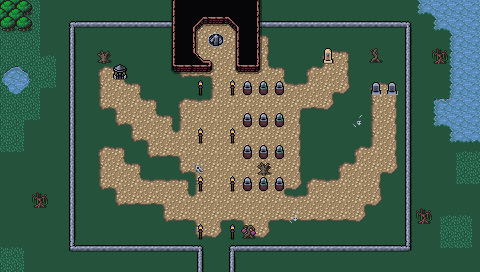

This game map was drawn from its Tiled (.tmx) file and the tilesets committed beside it. A one-line description and the trimmed map source follow:
An orthogonal 30x17 tile map with 16x16 px tiles, 4 tile layers (Background, Ground, Foreground, AboveSprites), 2 tilesets and 5 objects.

<map version="1.10" tiledversion="1.10.1" orientation="orthogonal" renderorder="right-down" width="30" height="17" tilewidth="16" tileheight="16" infinite="0" nextlayerid="6" nextobjectid="55">
 <editorsettings>
  <export target="wastetown..tmx" format="tmx" />
 </editorsettings>
 <tileset firstgid="1" source="../tileset/main.tsx" />
 <tileset firstgid="10113" source="../tileset/buildings.tsx" />
 <layer id="1" name="Background" width="30" height="17">
  <data>[510 cells, 510 non-empty, 24 distinct tile ids]</data>
 </layer>
 <layer id="2" name="Ground" width="30" height="17">
  <data>[510 cells, 236 non-empty, 21 distinct tile ids]</data>
 </layer>
 <layer id="3" name="Foreground" width="30" height="17">
  <properties>
   <property name="spriteLayer" type="bool" value="true" />
  </properties>
  <data>[510 cells, 73 non-empty, 27 distinct tile ids]</data>
 </layer>
 <layer id="5" name="AboveSprites" width="30" height="17">
  <data>[510 cells, 0 non-empty, 0 distinct tile ids]</data>
 </layer>
 <objectgroup id="4" name="Objects">
  <object id="38" template="../obj/entry_up.tx" x="208" y="272" />
  <object id="49" template="../obj/entry_down.tx" x="207" y="50" width="19" height="20">
   <properties>
    <property name="teleport" value="../common/maps/map/crypt.tmx" />
   </properties>
  </object>
  <object id="52" template="../obj/enemy.tx" x="215" y="80">
   <properties>
    <property name="enemy" value="Zombie" />
   </properties>
  </object>
  <object id="53" template="../obj/enemy.tx" x="120" y="104">
   <properties>
    <property name="enemy" value="Skeleton" />
   </properties>
  </object>
  <object id="54" template="../obj/gold.tx" x="120" y="101" />
 </objectgroup>
</map>
